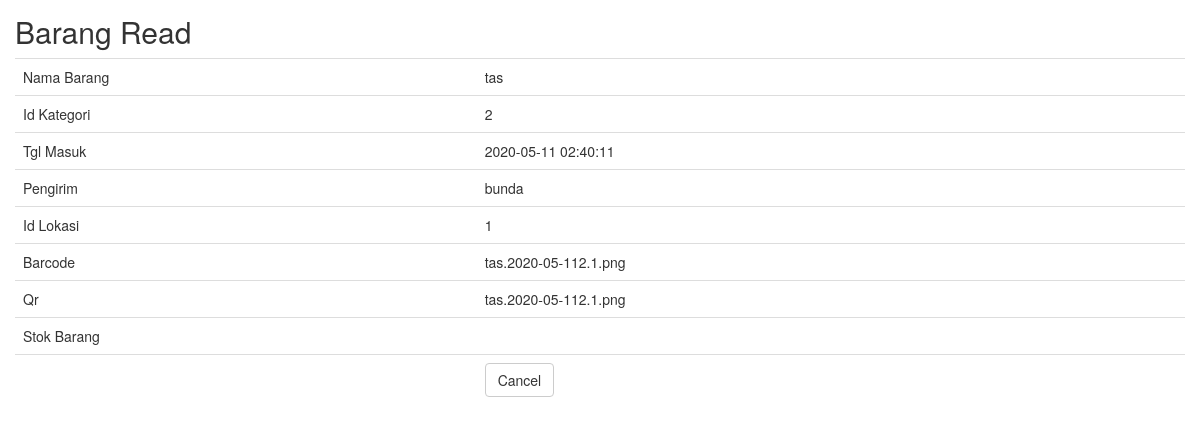
/barang/read/21, run on the app's committed database.
### tables this page shows
CREATE TABLE `barang` (
  `id_barang` int(10) NOT NULL,
  `nama_barang` varchar(50) NOT NULL,
  `id_kategori` int(10) NOT NULL,
  `tgl_masuk` datetime NOT NULL,
  `pengirim` varchar(50) NOT NULL,
  `id_lokasi` int(10) NOT NULL,
  `barcode` varchar(100) NOT NULL,
  `qr` varchar(100) NOT NULL,
  `stok` int(100) DEFAULT NULL
);

### application/controllers/Barang.php (called while the page is built, shortened)
<?php
class Barang extends CI_Controller
{
    function __construct()
    {
        $this->load->model('Barang_model');
        $this->load->library('form_validation');
    }
    public function read($id)
    {
        $row = $this->Barang_model->get_by_id($id);
        if ($row) {
            $data = array(
		'id_barang' => $row->id_barang,
		'nama_barang' => $row->nama_barang,
		'id_kategori' => $row->id_kategori,
		'tgl_masuk' => $row->tgl_masuk,
		'pengirim' => $row->pengirim,
		'id_lokasi' => $row->id_lokasi,
		'barcode' => $row->barcode,
		'qr' => $row->qr,
        'stok' => $row->stok,
	    );
            $this->load->view('barang/barang_read', $data);
        } else {
            $this->session->set_flashdata('message', 'Record Not Found');
            redirect(site_url('barang'));
        }
    }
}

### index.php (called while the page is built, shortened)
<?php
require_once BASEPATH.'core/CodeIgniter.php';

### application/models/Barang_model.php (called while the page is built, shortened)
<?php
class Barang_model extends CI_Model
{
    public $table = 'barang';
    public $id = 'id_barang';
    function get_by_id($id)
    {
        $this->db->where($this->id, $id);
        return $this->db->get($this->table)->row();
    }
}

### application/views/barang/barang_read.php (the view, shortened to what this page needs)
<!doctype html>
<html>
    <head>
        <link rel="stylesheet" href="<?php echo base_url('assets/bootstrap/css/bootstrap.min.css') ?>"/>
    </head>
    <body>
        <h2 style="margin-top:0px">Barang Read</h2>
        <table class="table">
	    <tr><td>Nama Barang</td><td><?php echo $nama_barang; ?></td></tr>
	    <tr><td>Id Kategori</td><td><?php echo $id_kategori; ?></td></tr>
	    <tr><td>Tgl Masuk</td><td><?php echo $tgl_masuk; ?></td></tr>
	    <tr><td>Pengirim</td><td><?php echo $pengirim; ?></td></tr>
	    <tr><td>Id Lokasi</td><td><?php echo $id_lokasi; ?></td></tr>
	    <tr><td>Barcode</td><td><?php echo $barcode; ?></td></tr>
	    <tr><td>Qr</td><td><?php echo $qr; ?></td></tr>
        <tr><td>Stok Barang</td><td><?php echo $stok; ?></td></tr>
	    <tr><td></td><td><a href="<?php echo site_url('barang') ?>" class="btn btn-default">Cancel</a></td></tr>
	</table>
        </body>
</html>

### application/views/barang/barang_read.php (style rules this page uses)
body { padding: 15px; }

### data on the page
barang: nama_barang "tas", id_kategori "2", tgl_masuk "2020-05-11 02:40:11", pengirim "bunda", id_lokasi "1", barcode "tas.2020-05-112.1.png", qr "tas.2020-05-112.1.png"
